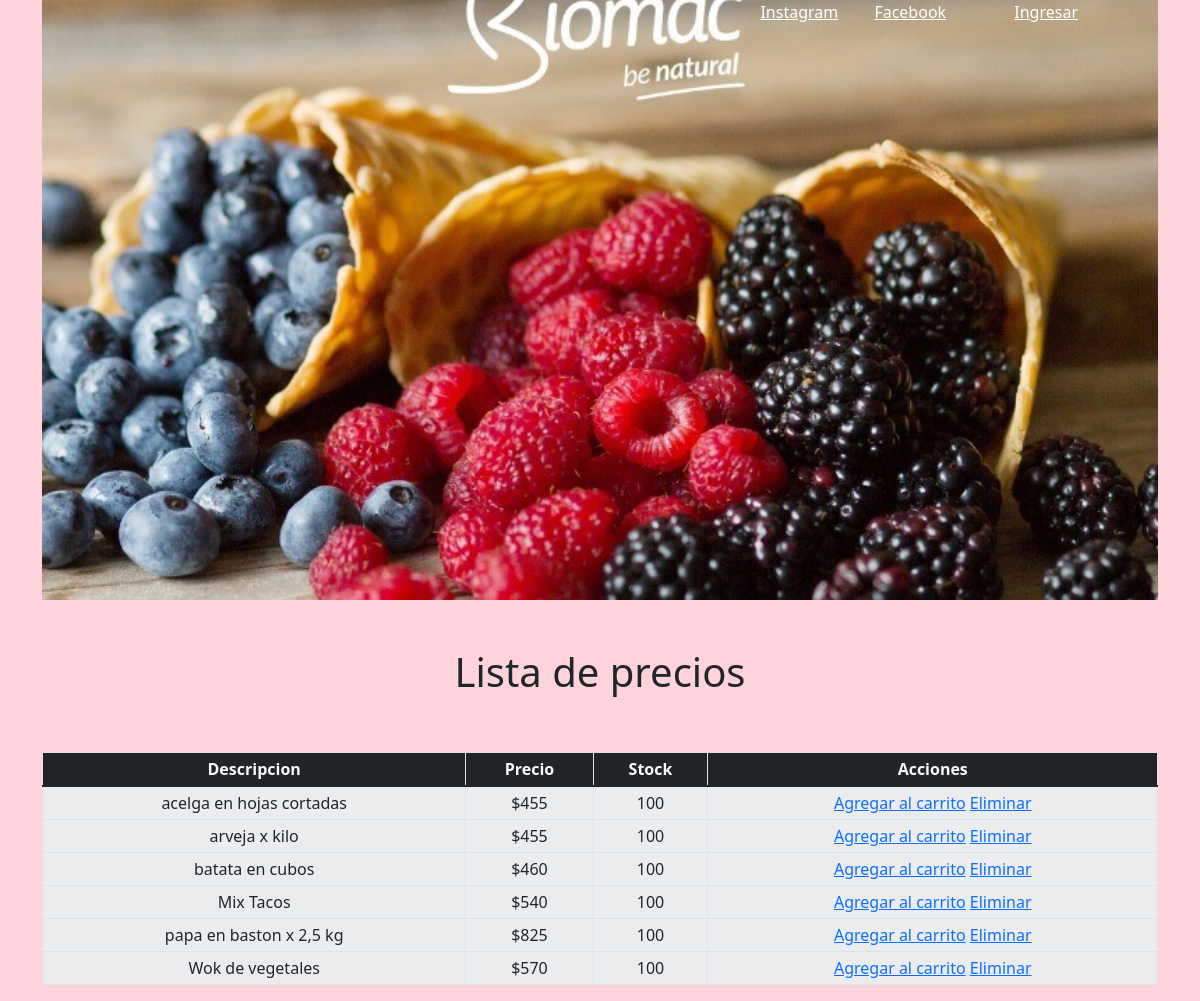
/lista_de_precios.php, run on the app's committed database.
### tables this page shows
CREATE TABLE `productos` (
  `id` int(11) NOT NULL AUTO_INCREMENT,
  `nombre` varchar(255) NOT NULL,
  `precio` float NOT NULL,
  `stock` int(11) NOT NULL,
  PRIMARY KEY (`id`)
);

### lista_de_precios.php (the view, shortened to what this page needs)
<!DOCTYPE html>
<html lang="en">
<head>
    <link rel="stylesheet" href="css/bootstrap.min.css">
    <?php include("includes/menu.php");
          include("includes/conexion.php");
    ?>
    <?php
    $consulta_unica = "SELECT * FROM `productos` ORDER by nombre";
    $resultado_unico = mysqli_query($conexion, $consulta_unica);
    ?>
</head>
<body class= "container" style="background-color:#FFD3DB">
<?php menu();?><br><br>
    <h1 class="text-center">Lista de precios</h1><br><br>
    <div class="row text-center">
    <div class="col-12">
        <div class= "table-responsive">
            <table class="table table-bordered table-sm table-hover bg-light table-striped">
                <thead>
                    <tr class="text-center bg-dark text-light fw-bold">
                        <td>Descripcion</td><td>Precio</td><td>Stock</td><td>Acciones</td>
                    </tr>
                </thead>
                <tbody>
                    <?php
                    while($columna = mysqli_fetch_array($resultado_unico)){
                        echo "<tr>";
                            echo "<td>" .$columna['nombre']."</td>";
                            echo "<td>" ."$".$columna['precio']."</td>";
                            echo "<td>" .$columna['stock']."</td>";
                            echo "<td>
                                <a href='#' target='_blank'>Agregar al carrito</a>
                                <a href='#' target='_blank'>Eliminar</a>
                                </td>";
                        echo "<tr>";
                    }
                    ?>
                </tbody>
            </table>
        </div>
    </div>
</div>
</body>
</html>

### includes/menu.php
<?php
function menu(){ ?>
<div class="fondo">
    <header class="color: white">
        <div class="d-flex justify-content-end" style="margin-right: 3rem">
            <nav class="navegacion" >
                <a style="color: white" target="_blank" href="https://www.instagram.com/sabry_congela/">Instagram</a>
                <a style="color: white; margin: 2rem" target="_blank" href="https://www.facebook.com/sabry_congela-107748967639791/">Facebook</a>
                <a style= "color: white; margin: 2rem" target="_blanck" href="login.php">Ingresar</a>
            </nav>
        </div>
    </header>
</div>
<?php
}
?>

### lista_de_precios.php (style rules this page uses)
.fondo { background: url('img/img/fondo.jpg'); background-position: center center; background-size: cover; height: 75vh; }

### data on the page
productos: nombre "acelga en hojas cortadas", precio "455", stock "100"
productos: nombre "arveja x kilo", precio "455", stock "100"
productos: nombre "batata en cubos", precio "460", stock "100"
productos: nombre "Mix Tacos", precio "540", stock "100"
productos: nombre "papa en baston x 2,5 kg", precio "825", stock "100"
productos: nombre "Wok de vegetales", precio "570", stock "100"
